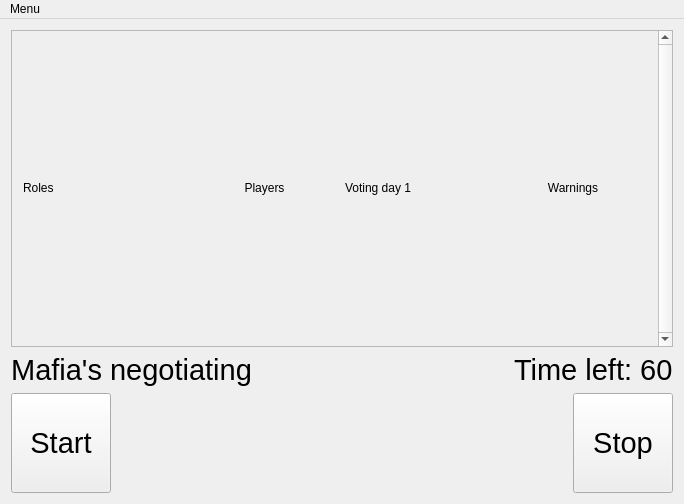
<?xml version="1.0" encoding="UTF-8"?>
<ui version="4.0">
 <class>MainWindow</class>
 <widget class="QMainWindow" name="MainWindow">
  <property name="geometry">
   <rect>
    <x>0</x>
    <y>0</y>
    <width>684</width>
    <height>504</height>
   </rect>
  </property>
  <property name="sizePolicy">
   <sizepolicy hsizetype="Fixed" vsizetype="Fixed">
    <horstretch>0</horstretch>
    <verstretch>0</verstretch>
   </sizepolicy>
  </property>
  <property name="minimumSize">
   <size>
    <width>12</width>
    <height>0</height>
   </size>
  </property>
  <property name="windowTitle">
   <string>MainWindow</string>
  </property>
  <widget class="QWidget" name="centralWidget">
   <layout class="QGridLayout" name="gridLayout_2">
    <item row="1" column="0">
     <layout class="QVBoxLayout" name="verticalLayout_5">
      <item>
       <layout class="QHBoxLayout" name="horizontalLayout">
        <item>
         <widget class="QLabel" name="label_6">
          <property name="text">
           <string>&lt;html&gt;&lt;head/&gt;&lt;body&gt;&lt;p&gt;&lt;span style=&quot; font-size:22pt;&quot;&gt;Mafia's negotiating&lt;/span&gt;&lt;/p&gt;&lt;/body&gt;&lt;/html&gt;</string>
          </property>
          <property name="alignment">
           <set>Qt::AlignCenter</set>
          </property>
         </widget>
        </item>
        <item>
         <spacer name="horizontalSpacer">
          <property name="orientation">
           <enum>Qt::Horizontal</enum>
          </property>
          <property name="sizeHint" stdset="0">
           <size>
            <width>40</width>
            <height>20</height>
           </size>
          </property>
         </spacer>
        </item>
        <item>
         <widget class="QLabel" name="label_5">
          <property name="text">
           <string>&lt;html&gt;&lt;head/&gt;&lt;body&gt;&lt;p&gt;&lt;span style=&quot; font-size:22pt;&quot;&gt;Time left: 60&lt;/span&gt;&lt;/p&gt;&lt;/body&gt;&lt;/html&gt;</string>
          </property>
         </widget>
        </item>
       </layout>
      </item>
      <item>
       <layout class="QHBoxLayout" name="horizontalLayout_2">
        <item>
         <widget class="QPushButton" name="pushButton_11">
          <property name="minimumSize">
           <size>
            <width>100</width>
            <height>100</height>
           </size>
          </property>
          <property name="font">
           <font>
            <pointsize>22</pointsize>
           </font>
          </property>
          <property name="text">
           <string>Start</string>
          </property>
         </widget>
        </item>
        <item>
         <spacer name="horizontalSpacer_2">
          <property name="orientation">
           <enum>Qt::Horizontal</enum>
          </property>
          <property name="sizeHint" stdset="0">
           <size>
            <width>40</width>
            <height>20</height>
           </size>
          </property>
         </spacer>
        </item>
        <item>
         <widget class="QPushButton" name="pushButton_15">
          <property name="minimumSize">
           <size>
            <width>100</width>
            <height>100</height>
           </size>
          </property>
          <property name="font">
           <font>
            <pointsize>22</pointsize>
           </font>
          </property>
          <property name="text">
           <string>Stop</string>
          </property>
         </widget>
        </item>
       </layout>
      </item>
     </layout>
    </item>
    <item row="0" column="0">
     <widget class="QScrollArea" name="scrollArea">
      <property name="verticalScrollBarPolicy">
       <enum>Qt::ScrollBarAlwaysOn</enum>
      </property>
      <property name="horizontalScrollBarPolicy">
       <enum>Qt::ScrollBarAlwaysOff</enum>
      </property>
      <property name="sizeAdjustPolicy">
       <enum>QAbstractScrollArea::AdjustToContents</enum>
      </property>
      <property name="widgetResizable">
       <bool>true</bool>
      </property>
      <widget class="QWidget" name="scrollAreaWidgetContents">
       <property name="geometry">
        <rect>
         <x>0</x>
         <y>0</y>
         <width>647</width>
         <height>310</height>
        </rect>
       </property>
       <layout class="QGridLayout" name="gridLayout">
        <item row="0" column="4">
         <layout class="QVBoxLayout" name="verticalLayout_3">
          <item>
           <widget class="QLabel" name="label_3">
            <property name="sizePolicy">
             <sizepolicy hsizetype="Preferred" vsizetype="Maximum">
              <horstretch>0</horstretch>
              <verstretch>0</verstretch>
             </sizepolicy>
            </property>
            <property name="text">
             <string>Voting day 1</string>
            </property>
           </widget>
          </item>
         </layout>
        </item>
        <item row="0" column="5">
         <layout class="QVBoxLayout" name="verticalLayout_4">
          <item>
           <widget class="QLabel" name="label_4">
            <property name="sizePolicy">
             <sizepolicy hsizetype="Preferred" vsizetype="Maximum">
              <horstretch>0</horstretch>
              <verstretch>0</verstretch>
             </sizepolicy>
            </property>
            <property name="text">
             <string>Warnings</string>
            </property>
            <property name="alignment">
             <set>Qt::AlignCenter</set>
            </property>
           </widget>
          </item>
         </layout>
        </item>
        <item row="0" column="3">
         <layout class="QVBoxLayout" name="verticalLayout">
          <item>
           <widget class="QLabel" name="label_2">
            <property name="sizePolicy">
             <sizepolicy hsizetype="Preferred" vsizetype="Maximum">
              <horstretch>0</horstretch>
              <verstretch>0</verstretch>
             </sizepolicy>
            </property>
            <property name="text">
             <string>Players</string>
            </property>
            <property name="alignment">
             <set>Qt::AlignCenter</set>
            </property>
           </widget>
          </item>
         </layout>
        </item>
        <item row="0" column="0">
         <layout class="QVBoxLayout" name="verticalLayout_2">
          <item>
           <widget class="QLabel" name="rolesLabel">
            <property name="sizePolicy">
             <sizepolicy hsizetype="Preferred" vsizetype="Maximum">
              <horstretch>0</horstretch>
              <verstretch>0</verstretch>
             </sizepolicy>
            </property>
            <property name="text">
             <string>Roles</string>
            </property>
           </widget>
          </item>
         </layout>
        </item>
        <item row="0" column="1">
         <layout class="QVBoxLayout" name="verticalLayout_6">
          <property name="sizeConstraint">
           <enum>QLayout::SetMaximumSize</enum>
          </property>
          <item>
           <widget class="QLabel" name="label_17">
            <property name="sizePolicy">
             <sizepolicy hsizetype="Maximum" vsizetype="Maximum">
              <horstretch>0</horstretch>
              <verstretch>0</verstretch>
             </sizepolicy>
            </property>
            <property name="text">
             <string/>
            </property>
            <property name="alignment">
             <set>Qt::AlignCenter</set>
            </property>
           </widget>
          </item>
         </layout>
        </item>
       </layout>
      </widget>
     </widget>
    </item>
   </layout>
  </widget>
  <widget class="QMenuBar" name="menuBar">
   <property name="geometry">
    <rect>
     <x>0</x>
     <y>0</y>
     <width>684</width>
     <height>21</height>
    </rect>
   </property>
   <widget class="QMenu" name="menuMenu">
    <property name="title">
     <string>Menu</string>
    </property>
    <addaction name="actionChange_Names"/>
    <addaction name="actionHide_Show_Roles"/>
    <addaction name="actionPrevious_Speaker"/>
    <addaction name="actionAbout"/>
    <addaction name="actionRestart"/>
    <addaction name="actionExit"/>
   </widget>
   <addaction name="menuMenu"/>
  </widget>
  <action name="actionHide_Show_Roles">
   <property name="text">
    <string>Hide Roles</string>
   </property>
  </action>
  <action name="actionRestart">
   <property name="text">
    <string>Restart</string>
   </property>
  </action>
  <action name="actionExit">
   <property name="text">
    <string>Exit</string>
   </property>
  </action>
  <action name="actionChange_Names">
   <property name="text">
    <string>Disable Names</string>
   </property>
  </action>
  <action name="actionPrevious_Speaker">
   <property name="text">
    <string>Previous Speaker</string>
   </property>
  </action>
  <action name="actionAbout">
   <property name="text">
    <string>About</string>
   </property>
  </action>
 </widget>
 <layoutdefault spacing="6" margin="11"/>
 <resources/>
 <connections/>
</ui>
